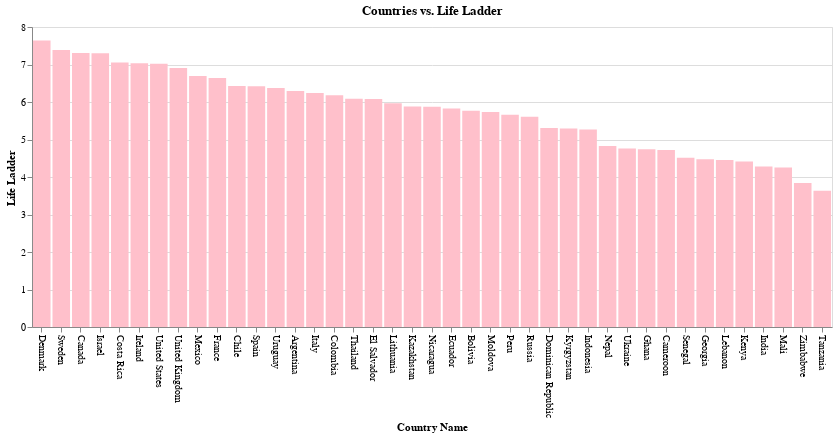

Notebook code for this chart:
### Code cell
# create histogram
rank_hist = alt.Chart(whr_ll_rank.reset_index().sort_values(by='Life Ladder')).mark_bar(
    color='pink').encode(
    x=alt.X('Country name:N',
            title='Country Name',
            sort=list(whr_ll_rank.index.values)),
    y=alt.Y('Life Ladder',
            title='Life Ladder')
)
# set chart properties
rank_hist = rank_hist.properties(width=800, title='Countries vs. Life Ladder').configure_axisX(
    labelAngle=90
)
# display
rank_hist

### Figure 1 — Vega-Lite specification as saved in the notebook (floating-point values rounded to 4 significant figures)
{"$schema": "https://vega.github.io/schema/vega-lite/v4.17.0.json", "config": {"axisX": {"labelAngle": 90}, "view": {"continuousHeight": 300, "continuousWidth": 400}}, "data": {"name": "data-a5f3385f4540ff129f193ff4a2ac0153"}, "datasets": {"data-a5f3385f4540ff129f193ff4a2ac0153": [{"Country name": "Tanzania", "Life Ladder": 3.634}, {"Country name": "Zimbabwe", "Life Ladder": 3.839}, {"Country name": "Mali", "Life Ladder": 4.255}, {"Country name": "India", "Life Ladder": 4.281}, {"Country name": "Kenya", "Life Ladder": 4.411}, {"Country name": "Lebanon", "Life Ladder": 4.451}, {"Country name": "Georgia", "Life Ladder": 4.47}, {"Country name": "Senegal", "Life Ladder": 4.51}, {"Country name": "Cameroon", "Life Ladder": 4.721}, {"Country name": "Ghana", "Life Ladder": 4.74}, {"Country name": "Ukraine", "Life Ladder": 4.76}, {"Country name": "Nepal", "Life Ladder": 4.828}, {"Country name": "Indonesia", "Life Ladder": 5.266}, {"Country name": "Kyrgyzstan", "Life Ladder": 5.296}, {"Country name": "Dominican Republic", "Life Ladder": 5.308}, {"Country name": "Russia", "Life Ladder": 5.608}, {"Country name": "Peru", "Life Ladder": 5.658}, {"Country name": "Moldova", "Life Ladder": 5.731}, {"Country name": "Bolivia", "Life Ladder": 5.766}, {"Country name": "Ecuador", "Life Ladder": 5.827}, {"Country name": "Nicaragua", "Life Ladder": 5.876}, {"Country name": "Kazakhstan", "Life Ladder": 5.878}, {"Country name": "Lithuania", "Life Ladder": 5.969}, {"Country name": "El Salvador", "Life Ladder": 6.08}, {"Country name": "Thailand", "Life Ladder": 6.086}, {"Country name": "Colombia", "Life Ladder": 6.183}, {"Country name": "Italy", "Life Ladder": 6.238}, {"Country name": "Argentina", "Life Ladder": 6.296}, {"Country name": "Uruguay", "Life Ladder": 6.375}, {"Country name": "Spain", "Life Ladder": 6.42}, {"Country name": "Chile", "Life Ladder": 6.429}, {"Country name": "France", "Life Ladder": 6.643}, {"Country name": "Mexico", "Life Ladder": 6.693}, {"Country name": "United Kingdom", "Life Ladder": 6.904}, {"Country name": "United States", "Life Ladder": 7.021}, {"Country name": "Ireland", "Life Ladder": 7.033}, {"Country name": "Costa Rica", "Life Ladder": 7.055}, {"Country name": "Israel", "Life Ladder": 7.3}, {"Country name": "Canada", "Life Ladder": 7.307}, {"Country name": "Sweden", "Life Ladder": 7.386}, {"Country name": "Denmark", "Life Ladder": 7.64}]}, "encoding": {"x": {"field": "Country name", "sort": ["Denmark", "Sweden", "Canada", "Israel", "Costa Rica", "Ireland", "United States", "United Kingdom", "Mexico", "France", "Chile", "Spain", "Uruguay", "Argentina", "Italy", "Colombia", "Thailand", "El Salvador", "Lithuania", "Kazakhstan", "Nicaragua", "Ecuador", "Bolivia", "Moldova", "Peru", "Russia", "Dominican Republic", "Kyrgyzstan", "Indonesia", "Nepal", "Ukraine", "Ghana", "Cameroon", "Senegal", "Georgia", "Lebanon", "Kenya", "India", "Mali", "Zimbabwe", "Tanzania"], "title": "Country Name", "type": "nominal"}, "y": {"field": "Life Ladder", "title": "Life Ladder", "type": "quantitative"}}, "mark": {"color": "pink", "type": "bar"}, "title": "Countries vs. Life Ladder", "width": 800}
